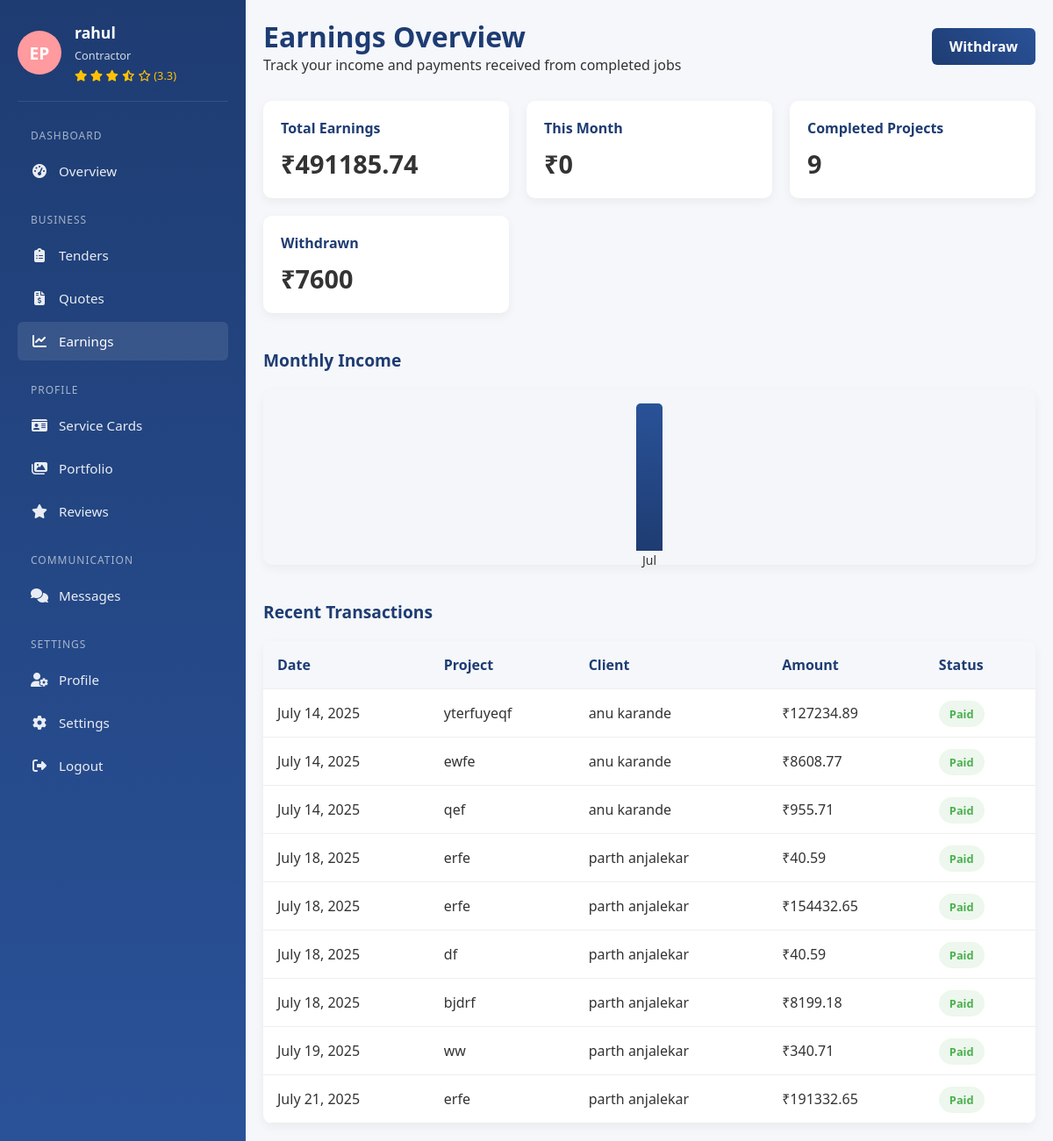
Screenshot of /earnings/ (signed in) with the database file from the repository.
### CommissionZeroApp/models.py (models this page shows, shortened)
class Earning(models.Model):
    provider = models.ForeignKey(User, on_delete=models.CASCADE)
    amount = models.DecimalField(max_digits=10, decimal_places=2)
    project_name = models.CharField(max_length=255)
    client_name = models.CharField(max_length=255)
    status = models.CharField(max_length=20, choices=[('Paid', 'Paid'), ('Pending', 'Pending'), ('Failed', 'Failed')])
    date = models.DateField(auto_now_add=True)

### CommissionZeroApp/views.py (the view)
# urls.py: path('earnings/', views.earnings, name='earnings'),
@role_required(['provider'])
def earnings(request):
    provider = request.user
    earnings = Earning.objects.filter(provider=provider)
    total_earnings = sum(e.amount for e in earnings)
    this_month = sum(e.amount for e in earnings if e.date.month == datetime.now().month and e.date.year == datetime.now().year)
    completed_projects = earnings.count()
    withdrawn = 7600  # Replace with actual logic if needed
    monthly_income = defaultdict(int)
    for e in earnings:
        if e.date:
            month_name = e.date.strftime('%b')
            monthly_income[month_name] += float(e.amount)
    max_val = max(monthly_income.values(), default=1)
    for k in monthly_income:
        monthly_income[k] = int((monthly_income[k] / max_val) * 100)
    avg_rating = Review.objects.filter(provider=request.user).aggregate(avg=Avg('rating'))['avg']
    avg_rating = round(avg_rating or 0, 1)
    context = {
        'total_earnings': total_earnings,
        'this_month': this_month,
        'completed_projects': completed_projects,
        'withdrawn': withdrawn,
        'earnings': earnings,
        'monthly_income': dict(monthly_income),
        'avg_rating': avg_rating,
    }
    return render(request, 'CommissionZeroApp/service_provider/earnings.html', context)

### CommissionZeroApp/context_processors.py (called while the page is built)
def provider_avg_rating(request):
    if request.user.is_authenticated and hasattr(request.user, 'role') and request.user.role == 'provider':
        avg_rating = Review.objects.filter(provider=request.user).aggregate(avg=Avg('rating'))['avg']
        return {'avg_rating': round(avg_rating or 0, 1)}
    return {}

### CommissionZeroApp/templates/CommissionZeroApp/service_provider/earnings.html (shortened to what this page needs)
{% load static %}
<!DOCTYPE html>
<html lang="en">
<head>
    <link rel="stylesheet" href="{% static 'css/service_provider/earnings.css' %}">
    <link rel="stylesheet" href="https://cdnjs.cloudflare.com/ajax/libs/font-awesome/6.4.0/css/all.min.css">
</head>
<body>
    {% include "sidebar_service.html" %}
    <div class="main-content">
        <div class="container">
            <div class="earnings-header">
                <div>
                    <h1>Earnings Overview</h1>
                    <p>Track your income and payments received from completed jobs</p>
                </div>
                <a href="#" class="btn">Withdraw</a>
            </div>
            <div class="stats-grid">
                <div class="stat-card">
                    <h3>Total Earnings</h3>
                    <div class="stat-value">₹{{ total_earnings }}</div>
                </div>
                <div class="stat-card">
                    <h3>This Month</h3>
                    <div class="stat-value">₹{{ this_month }}</div>
                </div>
                <div class="stat-card">
                    <h3>Completed Projects</h3>
                    <div class="stat-value">{{ completed_projects }}</div>
                </div>
                <div class="stat-card">
                    <h3>Withdrawn</h3>
                    <div class="stat-value">₹{{ withdrawn }}</div>
                </div>
            </div>
            <h2 class="section-title">Monthly Income</h2>
            <div class="chart-bar">
                {% for month, value in monthly_income.items %}
                    <div class="bar" style="--value: {{ value }};" title="{{ month }}"></div>
                {% endfor %}
            </div>
            <h2 class="section-title">Recent Transactions</h2>
            <div class="transactions-table">
                <table>
                    <thead>
                        <tr>
                            <th>Date</th>
                            <th>Project</th>
                            <th>Client</th>
                            <th>Amount</th>
                            <th>Status</th>
                        </tr>
                    </thead>
                    <tbody>
                        {% for e in earnings %}
                          <tr>
                            <td>{{ e.date }}</td>
                            <td>{{ e.project_name }}</td>
                            <td>{{ e.client_name }}</td>
                            <td>₹{{ e.amount }}</td>
                            <td><span class="status status-completed">{{ e.status }}</span></td>
                          </tr>
                        {% empty %}
                          <tr><td colspan="5">No earnings yet.</td></tr>
                        {% endfor %}
                    </tbody>
                </table>
            </div>
        </div>
    </div>
</body>
</html>

### templates/sidebar_service.html (shortened to what this page needs)
{% block content %}
{% load static %}
<!DOCTYPE html>
<html lang="en">
<head>
  <link rel="stylesheet" href="https://cdnjs.cloudflare.com/ajax/libs/font-awesome/6.4.0/css/all.min.css">
  <link rel="stylesheet" href="{% static 'css/service_provider/sidebar_service.css' %}">
</head>
<body>
<aside class="provider-sidebar" id="sidebar">
  <div class="provider-profile">
    <div class="provider-avatar">EP</div>
    <div class="provider-info">
      <h3>{{ user.username }}</h3>
      <p>Contractor</p>
      <div class="provider-rating">
        {% if avg_rating %}
          {% for i in "12345" %}
            {% if forloop.counter <= avg_rating %}
              <i class="fas fa-star"></i>
            {% elif forloop.counter0 < avg_rating and avg_rating < forloop.counter %}
              <i class="fas fa-star-half-alt"></i>
            {% else %}
              <i class="far fa-star"></i>
            {% endif %}
          {% endfor %}
          <span>({{ avg_rating }})</span>
        {% else %}
          <span>No ratings yet</span>
        {% endif %}
      </div>
    </div>
  </div>
  {% url 'service_dashboard' as service_dashboard %}
  {% url 'tenders' as tenders %}
  {% url 'quotes' as quotes %}
  {% url 'earnings' as earnings %}
  {% url 'service_cards' as service_cards %}
  {% url 'portfolio' as portfolio %}
  {% url 'reviews_service' as reviews_service %}
  {% url 'messages_service' as messages_service %}
  {% url 'profile' as profile %}
  {% url 'settings_service' as settings_service %}
  <nav class="provider-menu">
    <div class="menu-category">Dashboard</div>
    <a href="{{ service_dashboard }}" class="menu-item {% if request.path == service_dashboard %}active{% endif %}">
      <i class="fas fa-tachometer-alt"></i><span>Overview</span>
    </a>
    <div class="menu-category">Business</div>
    <a href="{{ tenders }}" class="menu-item {% if request.path == tenders %}active{% endif %}">
      <i class="fas fa-clipboard-list"></i><span>Tenders</span>
    </a>
    <a href="{{ quotes }}" class="menu-item {% if request.path == quotes %}active{% endif %}">
      <i class="fas fa-file-invoice-dollar"></i><span>Quotes</span>
    </a>
    <a href="{{ earnings }}" class="menu-item {% if request.path == earnings %}active{% endif %}">
      <i class="fas fa-chart-line"></i><span>Earnings</span>
    </a>
    <div class="menu-category">Profile</div>
    <a href="{{ service_cards }}" class="menu-item {% if request.path == service_cards %}active{% endif %}">
      <i class="fas fa-id-card"></i><span>Service Cards</span>
    </a>
    <a href="{{ portfolio }}" class="menu-item {% if request.path == portfolio %}active{% endif %}">
      <i class="fas fa-images"></i><span>Portfolio</span>
    </a>
    <a href="{{ reviews_service }}" class="menu-item {% if request.path == reviews_service %}active{% endif %}">
      <i class="fas fa-star"></i><span>Reviews</span>
    </a>
    <div class="menu-category">Communication</div>
    <a href="{{ messages_service }}" class="menu-item {% if request.path == messages_service %}active{% endif %}">
      <i class="fas fa-comments"></i><span>Messages</span>
    </a>
    <div class="menu-category">Settings</div>
    <a href="{{ profile }}" class="menu-item {% if request.path == profile %}active{% endif %}">
      <i class="fas fa-user-cog"></i><span>Profile</span>
    </a>
    <a href="{{ settings_service }}" class="menu-item {% if request.path == settings_service %}active{% endif %}">
      <i class="fas fa-cog"></i><span>Settings</span>
    </a>
    <a href="{% url 'logout' %}" class="menu-item">
            <i class="fas fa-sign-out-alt"></i>
            <span>Logout</span>
        </a>
  </nav>
</aside>
</body>
</html>
{% endblock %}

### static/css/service_provider/earnings.css (style rules this page uses)
:root { --primary: #1e3c72; --secondary: #2a5298; --accent: #ff9a9e; --light: #f5f7fa; --dark: #333; --success: #4CAF50; --warning: #FFC107; --danger: #F44336; }
body { margin: 0; display: flex; background-color: var(--light); font-family: 'Segoe UI', Tahoma, Geneva, Verdana, sans-serif; color: var(--dark); }
.main-content { width: calc(100% - 280px); padding: 20px; }
.container { max-width: 1200px; margin: 0 auto; }
.earnings-header { display: flex; justify-content: space-between; align-items: center; flex-wrap: wrap; margin-bottom: 30px; }
.earnings-header h1 { color: var(--primary); }
.btn { background: linear-gradient(45deg, var(--primary), var(--secondary)); color: white; padding: 10px 20px; border-radius: 6px; border: none; font-weight: 600; cursor: pointer; transition: 0.3s; text-decoration: none; }
.stats-grid { display: grid; grid-template-columns: repeat(auto-fill, minmax(220px, 1fr)); gap: 20px; margin-bottom: 40px; }
.stat-card { background: white; padding: 20px; border-radius: 10px; box-shadow: 0 4px 12px rgba(0, 0, 0, 0.05); }
.stat-card h3 { color: var(--primary); font-size: 1rem; margin-bottom: 10px; }
.stat-value { font-size: 1.8rem; font-weight: bold; }
.section-title { margin-bottom: 20px; color: var(--primary); font-size: 1.2rem; }
.chart-bar { display: flex; align-items: flex-end; height: 180px; background: white; padding: 20px; border-radius: 10px; gap: 20px; box-shadow: 0 4px 12px rgba(0, 0, 0, 0.05); margin-bottom: 40px; }
.bar { width: 40px; background: linear-gradient(to top, var(--primary), var(--secondary)); border-radius: 6px 6px 0 0; height: var(--value); position: relative; }
.bar::after { content: attr(title); position: absolute; bottom: -25px; left: 50%; transform: translateX(-50%); font-size: 0.8rem; color: var(--dark); }
.transactions-table { background: white; border-radius: 10px; overflow-x: auto; box-shadow: 0 4px 12px rgba(0, 0, 0, 0.05); }
table { width: 100%; border-collapse: collapse; }
th, td { padding: 16px; text-align: left; border-bottom: 1px solid #eee; }
th { background: var(--light); color: var(--primary); }
.status { padding: 6px 12px; border-radius: 20px; font-size: 0.8rem; font-weight: 600; }
.status-completed { background-color: rgba(76, 175, 80, 0.1); color: var(--success); }

### static/css/service_provider/sidebar_service.css (style rules this page uses)
:root { --primary: #1e3c72; --secondary: #2a5298; --accent: #ff9a9e; --light: #f5f7fa; --dark: #333; }
* { margin: 0; padding: 0; box-sizing: border-box; font-family: 'Segoe UI', Tahoma, Geneva, Verdana, sans-serif; }
body { background-color: #f5f7fa; display: flex; min-height: 100vh; }
.provider-sidebar { background: linear-gradient(180deg, var(--primary), var(--secondary)); color: white; width: 280px; padding: 25px 20px; position: relative; transition: all 0.3s ease; z-index: 1000; }
.provider-profile { display: flex; align-items: center; margin-bottom: 30px; padding-bottom: 20px; border-bottom: 1px solid rgba(255,255,255,0.1); }
.provider-avatar { width: 50px; height: 50px; border-radius: 50%; background-color: var(--accent); display: flex; align-items: center; justify-content: center; margin-right: 15px; color: white; font-weight: bold; font-size: 1.2rem; }
.provider-info h3 { margin-bottom: 5px; font-size: 1.1rem; }
.provider-info p { font-size: 0.8rem; opacity: 0.8; margin-bottom: 5px; }
.provider-rating { color: #FFC107; font-size: 0.8rem; }
.provider-menu { margin-top: 20px; }
.menu-category { color: rgba(255,255,255,0.6); font-size: 0.75rem; text-transform: uppercase; letter-spacing: 1px; margin: 25px 0 10px 15px; }
.menu-item { display: flex; align-items: center; padding: 12px 15px; margin-bottom: 5px; border-radius: 6px; color: rgba(255,255,255,0.9); text-decoration: none; transition: all 0.3s; font-size: 0.95rem; }
.menu-item.active, .menu-item:hover { background-color: rgba(255,255,255,0.1); color: white; }
.menu-item i { margin-right: 12px; width: 20px; text-align: center; font-size: 1rem; }

### CommissionZeroApp/templates/CommissionZeroApp/service_provider/earnings.html (style rules this page uses)
.bar { height: calc(var(--value) * 1%); background-color: #2a4c99; width: 30px; margin: 0 8px; display: flex; align-items: flex-end; justify-content: center; border-radius: 5px 5px 0 0; position: relative; }
.bar::after { content: attr(title); position: absolute; bottom: -20px; font-size: 14px; color: #333; }
.chart-bar { display: flex; align-items: flex-end; justify-content: space-evenly; height: 200px; background-color: #f4f6fa; padding: 1rem; border-radius: 10px; }

### rows the page displays
Earning: date "July 14, 2025", project_name "yterfuyeqf", client_name "anu karande", amount "127234.89", status "Paid"
Earning: date "July 14, 2025", project_name "ewfe", client_name "anu karande", amount "8608.77", status "Paid"
Earning: date "July 14, 2025", project_name "qef", client_name "anu karande", amount "955.71", status "Paid"
Earning: date "July 18, 2025", project_name "erfe", client_name "parth anjalekar", amount "40.59", status "Paid"
Earning: date "July 18, 2025", project_name "erfe", client_name "parth anjalekar", amount "154432.65", status "Paid"
Earning: date "July 18, 2025", project_name "df", client_name "parth anjalekar", amount "40.59", status "Paid"
Earning: date "July 18, 2025", project_name "bjdrf", client_name "parth anjalekar", amount "8199.18", status "Paid"
Earning: date "July 19, 2025", project_name "ww", client_name "parth anjalekar", amount "340.71", status "Paid"
Earning: date "July 21, 2025", project_name "erfe", client_name "parth anjalekar", amount "191332.65", status "Paid"

### other values shown
{{ user.username }} "rahul"
{{ avg_rating }} "3.3"
{{ total_earnings }} "491185.74"
{{ this_month }} "0"
{{ completed_projects }} "9"
{{ withdrawn }} "7600"
